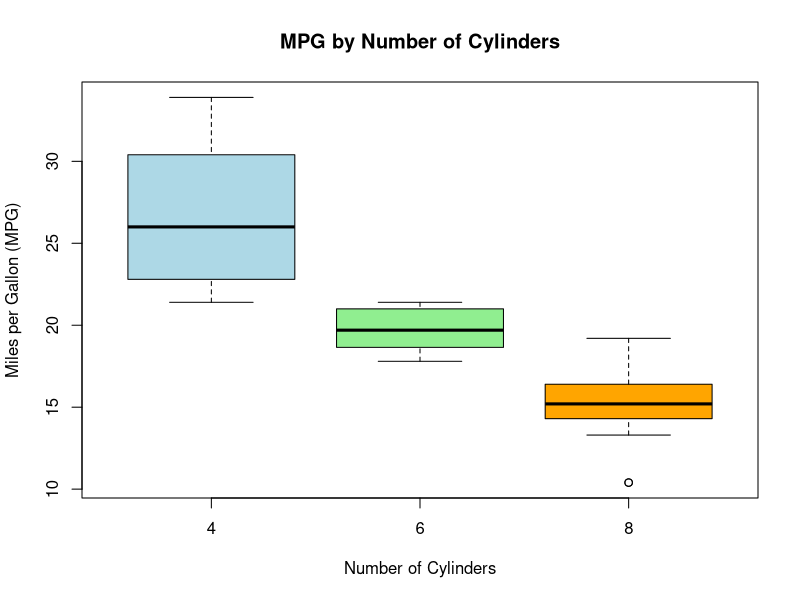

R code for this plot:

data(mtcars)

boxplot(mpg ~ factor(cyl), data = mtcars,
        main = "MPG by Number of Cylinders",
        xlab = "Number of Cylinders",
        ylab = "Miles per Gallon (MPG)",
        col = c("lightblue", "lightgreen", "orange"))
